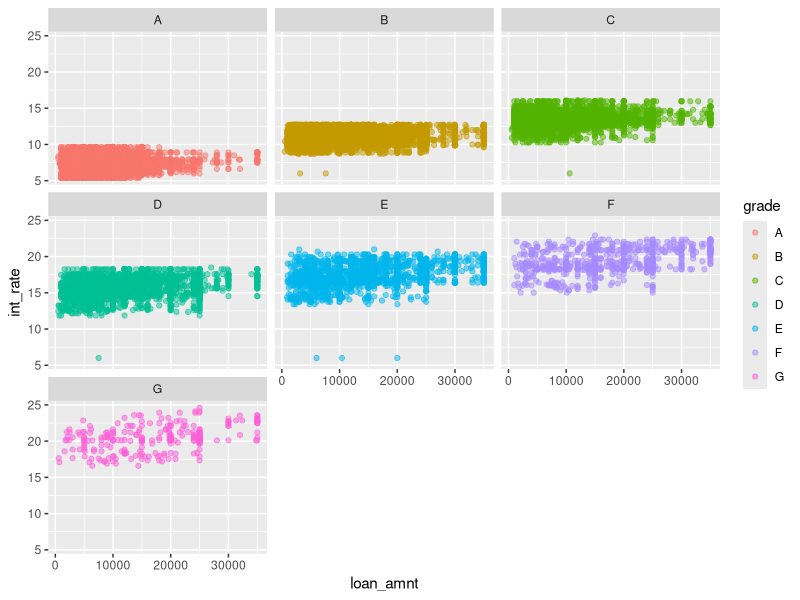
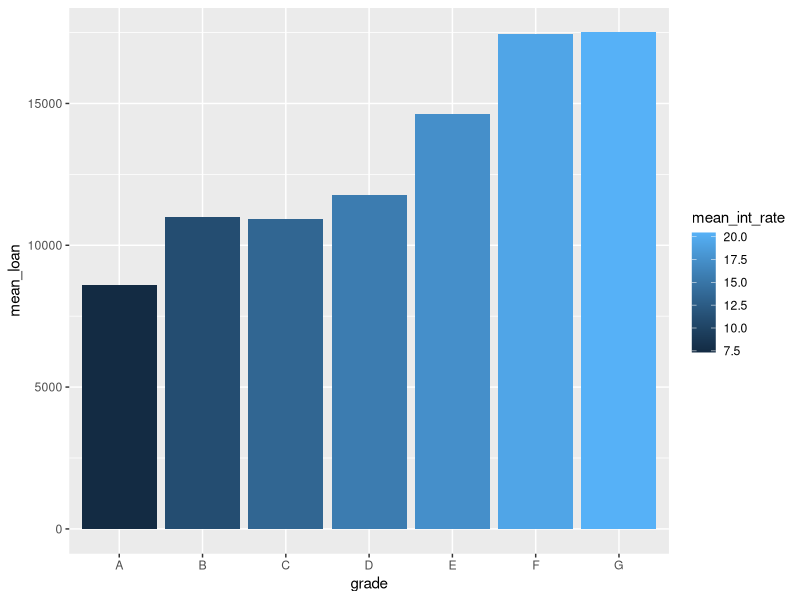
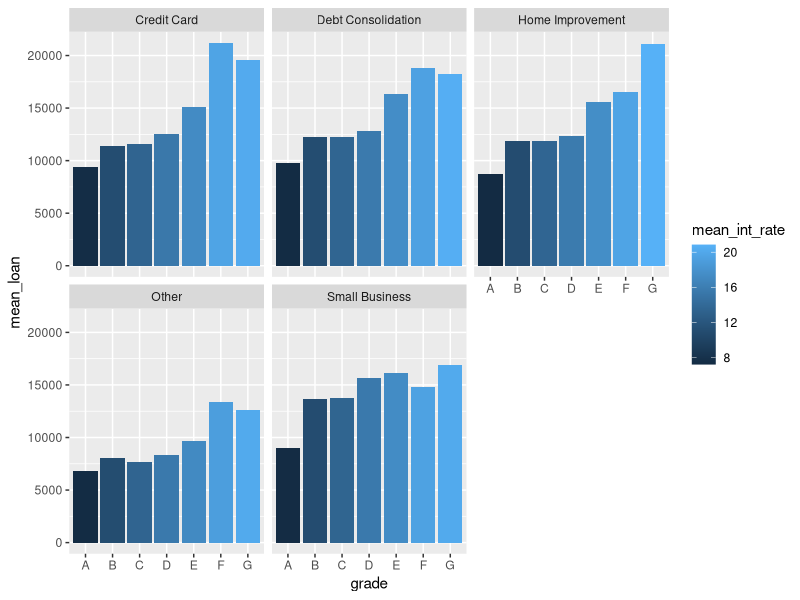
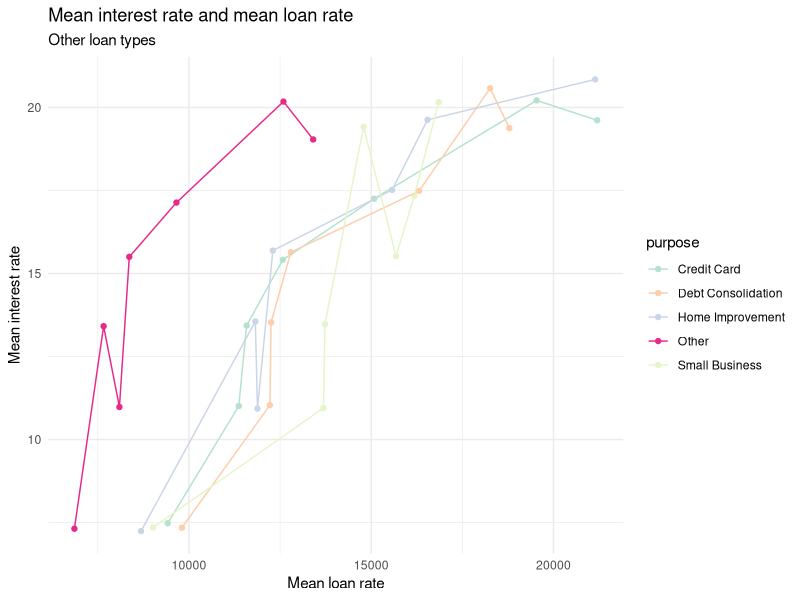

Here is the R script that generated these plots, in order:
## ---- chunk 1
library(tidyverse)
loans <- read_csv("data/loans.csv")

head(loans)
## ---- chunk 2
loans %>% 
  ggplot() +
  aes(x = loan_amnt, y = int_rate, colour = grade) +
  geom_point(alpha = 0.5) +
  facet_wrap(~ grade)
## ---- chunk 3
loans %>% 
  group_by(grade) %>% 
  summarise(
    mean_loan = mean(loan_amnt),
    mean_int_rate = mean(int_rate)
  ) %>% 
  ggplot() +
  aes(x = grade, y = mean_loan, fill = mean_int_rate) +
  geom_col()
## ---- chunk 4
loans %>% 
  group_by(grade, purpose) %>% 
  summarise(
    mean_loan = mean(loan_amnt),
    mean_int_rate = mean(int_rate)
  ) %>% 
  ggplot() +
  aes(x = grade, y = mean_loan, fill = mean_int_rate) +
  geom_col() +
  facet_wrap(~purpose)
## ---- chunk 5
loans %>% 
  group_by(grade, purpose) %>% 
  summarise(
    mean_loan = mean(loan_amnt),
    mean_int_rate = mean(int_rate)
  ) %>% 
  ggplot() +
  aes(x = mean_loan, y = mean_int_rate, colour = purpose) +
  geom_point() +
  geom_line() +
  scale_colour_manual(values = c("Other" = "#e7298a", "Credit Card" = "#b3e2cd", "Debt Consolidation" = "#fdcdac", "Home Improvement" = "#cbd5e8", "Small Business" = "#e6f5c9")) +
  theme_minimal() +
  labs(
    title = "Mean interest rate and mean loan rate",
    subtitle = "Other loan types",
    x = "Mean loan rate",
    y = "Mean interest rate"
  )
